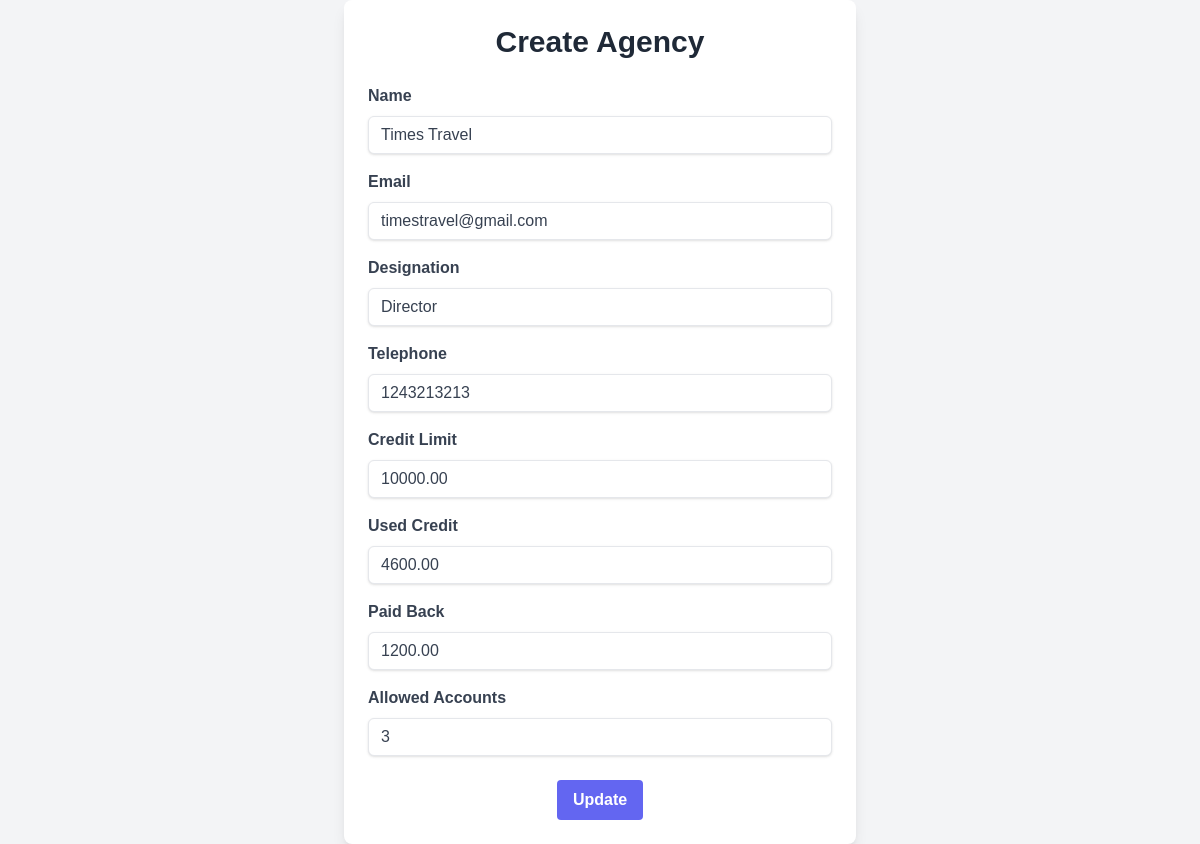
The page /update_agency/1 (signed in) on the database as committed earlier.
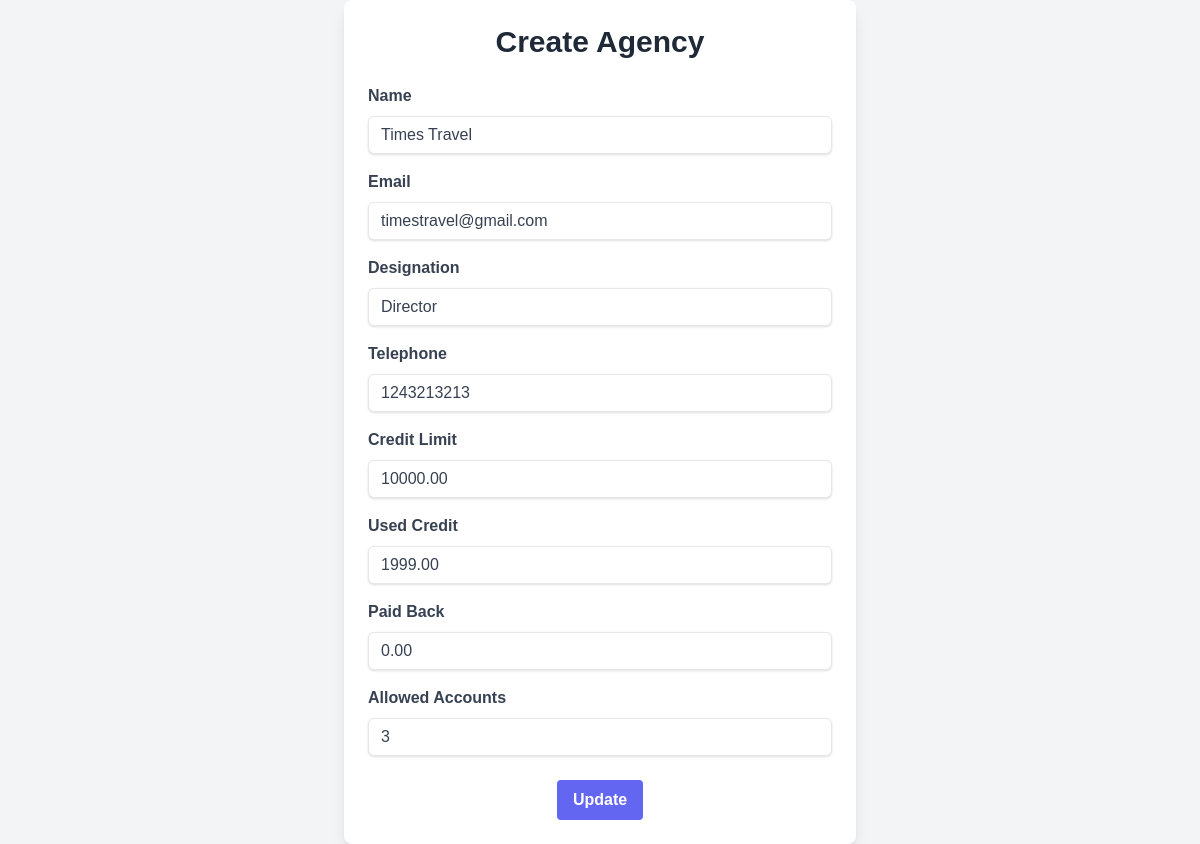
The same page on the database as committed later.
### app/models.py (models this page shows, shortened)
class Agency(db.Model):
    __tablename__ = 'agencies'
    id = Column(Integer, primary_key=True)
    name = Column(String(128), nullable=False)
    email = Column(String(120), index=True, unique=True, nullable=False)
    designation = Column(String(128), nullable=True)
    telephone = Column(BigInteger, nullable=True)
    credit_limit = Column(Numeric(precision=12, scale=2), default=0.00)
    used_credit = Column(Numeric(precision=12, scale=2), default=0.00)
    paid_back = Column(Numeric(precision=12, scale=2), default=0.00)
    account_limit = Column(Numeric(precision=5, scale=0), default=0)
    allowed_accounts = Column(Integer, default=0)
    users = relationship(
        'User',
        back_populates='agency',
        foreign_keys='User.agency_id'
    )
    bookings = relationship(
        'Booking',
        back_populates='agency',
        foreign_keys='Booking.agency_id',
        lazy='joined'
    )

### app/routes/agency_routes.py (the view, shortened to what this page needs)
@agency_bp.route('/update_agency/<int:agency_id>', methods=['GET', 'POST'])
@login_required
@roles_required('super_admin', 'agency_admin', 'admin')
def update_agency(agency_id):
    agency = Agency.query.get_or_404(agency_id)
    if not (current_user.role == 'super_admin' or
        (current_user.role == 'agency_admin' and current_user.agency_id == agency_id)):
        flash('You are not allowed to update this agency.', 'danger')
        return render_template('agency/agencies.html', agencies=[agency])
    form = UpdateAgencyForm(obj=agency)
    return render_template('agency/update_agency.html', title='Update Agency', form=form, agency=agency)

### app/forms.py
class UpdateAgencyForm(FlaskForm):
    name = StringField('Name', validators=[DataRequired(), Length(max=128)])
    email = EmailField('Email', validators=[DataRequired(), Email()])
    designation = StringField('Designation', validators=[Optional(), Length(max=128)])
    telephone = IntegerField('Telephone', validators=[Optional()])
    credit_limit = DecimalField('Credit Limit', validators=[Optional(), NumberRange(min=0)], default=0.00)
    used_credit = DecimalField('Used Credit', validators=[Optional(), NumberRange(min=0)], default=0.00)
    paid_back = DecimalField('Paid Back', validators=[Optional(), NumberRange(min=0)], default=0.00)
    allowed_accounts = IntegerField('Allowed Accounts', validators=[Optional(), NumberRange(min=0)], default=0)
    submit = SubmitField('Update')

### app/models.py (called while the page is built)
@login.user_loader
def load_user(id):
    return User.query.get(int(id))

### app/templates/agency/update_agency.html (shortened to what this page needs)
<!DOCTYPE html>
<html lang="en">
<head>
    <script src="https://cdn.tailwindcss.com"></script>
</head>
<body class="bg-gray-100">
    <div class="max-w-lg w-full bg-white rounded-lg shadow-lg overflow-hidden p-6">
        <div class="text-center mb-6">
            <h1 class="text-3xl font-bold text-gray-800">Create Agency</h1>
        </div>
        <form method="post">
            <div class="mb-4">
                {{ form.name.label(class="block text-gray-700 font-bold mb-2") }}
                {{ form.name(class="shadow appearance-none border rounded-md w-full py-2 px-3 text-gray-700 leading-tight focus:outline-none focus:shadow-outline") }}
            </div>
            <div class="mb-4">
                {{ form.email.label(class="block text-gray-700 font-bold mb-2") }}
                {{ form.email(class="shadow appearance-none border rounded-md w-full py-2 px-3 text-gray-700 leading-tight focus:outline-none focus:shadow-outline") }}
            </div>
            <div class="mb-4">
                {{ form.designation.label(class="block text-gray-700 font-bold mb-2") }}
                {{ form.designation(class="shadow appearance-none border rounded-md w-full py-2 px-3 text-gray-700 leading-tight focus:outline-none focus:shadow-outline") }}
            </div>
            <div class="mb-4">
                {{ form.telephone.label(class="block text-gray-700 font-bold mb-2") }}
                {{ form.telephone(class="shadow appearance-none border rounded-md w-full py-2 px-3 text-gray-700 leading-tight focus:outline-none focus:shadow-outline") }}
            </div>
            <div class="mb-4">
                {{ form.credit_limit.label(class="block text-gray-700 font-bold mb-2") }}
                {{ form.credit_limit(class="shadow appearance-none border rounded-md w-full py-2 px-3 text-gray-700 leading-tight focus:outline-none focus:shadow-outline") }}
            </div>
            <div class="mb-4">
                {{ form.used_credit.label(class="block text-gray-700 font-bold mb-2") }}
                {{ form.used_credit(class="shadow appearance-none border rounded-md w-full py-2 px-3 text-gray-700 leading-tight focus:outline-none focus:shadow-outline") }}
            </div>
            <div class="mb-4">
                {{ form.paid_back.label(class="block text-gray-700 font-bold mb-2") }}
                {{ form.paid_back(class="shadow appearance-none border rounded-md w-full py-2 px-3 text-gray-700 leading-tight focus:outline-none focus:shadow-outline") }}
            </div>
            <div class="mb-4">
                {{ form.allowed_accounts.label(class="block text-gray-700 font-bold mb-2") }}
                {{ form.allowed_accounts(class="shadow appearance-none border rounded-md w-full py-2 px-3 text-gray-700 leading-tight focus:outline-none focus:shadow-outline") }}
            </div>
            <div class="text-center mt-6">
                {{ form.submit(class="bg-indigo-500 hover:bg-indigo-700 text-white font-bold py-2 px-4 rounded focus:outline-none focus:shadow-outline transition-colors duration-200") }}
            </div>
        </form>
    </div>
</body>
</html>

### app/templates/agency/update_agency.html (style rules this page uses)
body { font-family: Arial, sans-serif; background-size: cover; background-position: center; min-height: 100vh; display: flex; justify-content: center; align-items: center; }

Rows that differ between the two databases and show on the page:
changed Agency "Times Travel": used_credit "4600.00" → "1999.00"; paid_back "1200.00" → "0.00"
